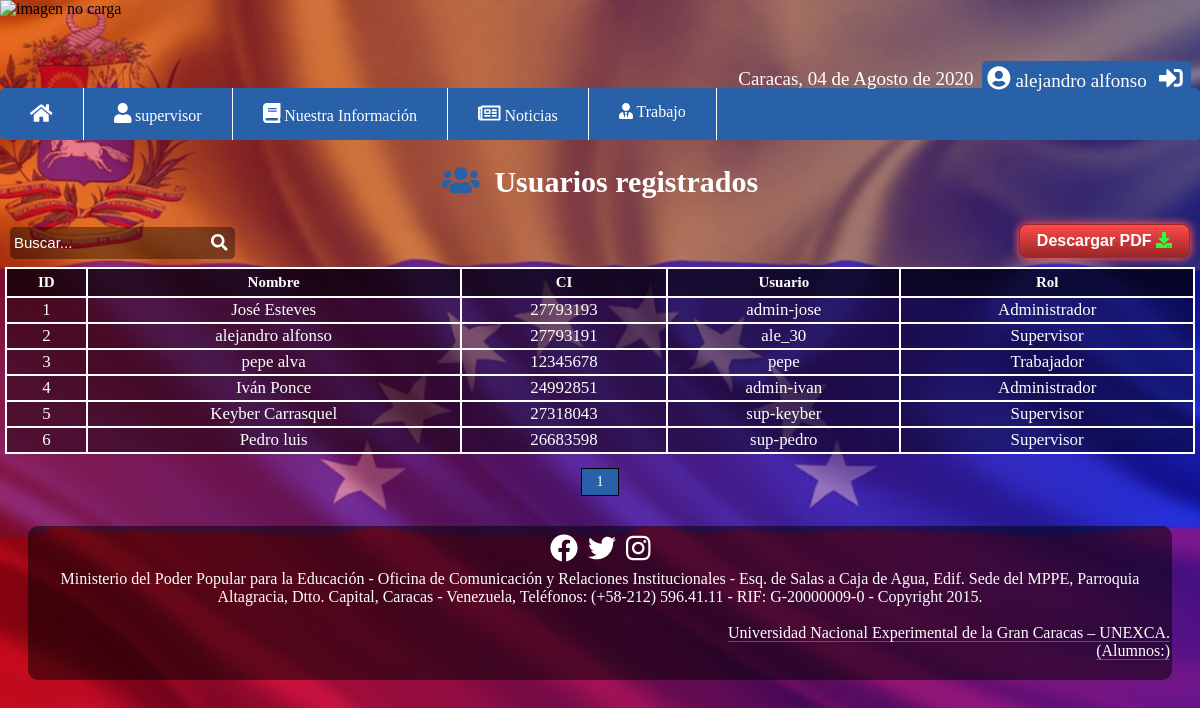
Screenshot of /pagina-principal/consultar_supervisor.php (signed in) with the database file from the repository.
### tables this page shows
CREATE TABLE `iniciopn` (
  `id_user` int(11) NOT NULL,
  `nombre_user` varchar(100) NOT NULL,
  `CI` int(9) NOT NULL,
  `nombre` varchar(30) NOT NULL,
  `clave` varchar(30) NOT NULL,
  `rol_id` int(2) NOT NULL
);

CREATE TABLE `rol` (
  `id` int(11) NOT NULL,
  `rol` varchar(50) NOT NULL
);

### pagina-principal/consultar_supervisor.php (the view, shortened to what this page needs)
<?php
include "../php/conexion-mysql/conexion.php";
?>
<!DOCTYPE html>
<html lang="es-ES">
<head>
    <?php include "../funciones/enlases.php";?>
</head>
<body>
    <img class="logo" src="../imagenes/logo.png" alt="imagen no carga" height="60px">
    <?php include "../funciones/barra_seccion.php";?>
    <?php include "../funciones/barra.php";?>
    <div class="con_edi_eli">
        <div class="titulo_cee">
            <h1><i class="fas fa-users colorp1 fa-1x"></i>&nbsp; Usuarios registrados</h1><br>
        </div>
        <form method="get" action="buscar_supervisor.php" class="for_busqueda borderPres">
            <fieldset>
                <input type="search" name="buscar" id="buscar" placeholder="Buscar...">
                <button type="submit" class="bot_buscar borderPres"><i class="fas fa-search tamaño_icon"></i></button>
            </fieldset>
        </form>
    <div class="conter_PDF">
        <a href="../pagina-principal/PDF.php" class="PDF borderPres">Descargar PDF <i class="fas fa-download CV"></i></a>
        </div>
        <table>
            <tr>
                <th>ID</th>
                <th>Nombre</th>
                <th>CI</th>
                <th>Usuario</th>
                <th>Rol</th>
            </tr>
            <?php
            $query_conteo = mysqli_query($conection,"SELECT COUNT(*) as conteo FROM iniciopn");
            $resultado_conteo=mysqli_fetch_array($query_conteo);
            $conteo = $resultado_conteo['conteo'];
            $por_pagina = 10;
            $enlace = 3;
            if(empty($_GET['pagina'])){
                $pagina = 1;
            }
            else {
                $pagina=$_GET['pagina'];
            }
            $desde = ($pagina - 1) * $por_pagina;
            $total_de_pagina = ceil($conteo / $por_pagina);
            $pmin = ($pagina>$enlace) ? ($pagina-$enlace) : 1;
            $pmax = ($pagina<($total_de_pagina - $enlace)) ? ($pagina+$enlace) : $total_de_pagina;
            $query= mysqli_query($conection, "SELECT n.id_user, n.nombre_user, n.CI, n.nombre, r.rol FROM iniciopn n INNER JOIN rol r ON n.rol_id = r.id LIMIT $desde,$por_pagina");
            $resultado = mysqli_num_rows($query);
            if($resultado>0){
                while($data=mysqli_fetch_array($query)){
                    ?>
                    <tr>
                        <td><?php echo $data['id_user']; ?></td>
                        <td><?php echo $data['nombre_user']; ?></td>
                        <td><?php echo $data['CI']; ?></td>
                        <td><?php echo $data['nombre']; ?></td>
                        <td><?php echo $data['rol']; ?></td>
                    </tr>
                    <?php
                }
            }
            ?>
        </table>
        <div class="pginador" id="pginador">
            <ul>
                <?php for($i=$pmin; $i<=$pmax; $i++){
                    if($i == $pagina){
                        echo'<li class="pagsele">'.$i.'</li>';
                    }else{
                        echo '<li><a href="?pagina='.$i.'">'.$i.'</a></li>';
                    }
                }
                ?>
            </ul>
        </div>
    </div>
</body>
<?php
include "../funciones/footer.php";
?>
</html>

### css/estilo.css (style rules this page uses)
:root { --color: #2961a9; --color_barra_sombreado: rgba(000, 000, 000, 0.4); --color_slider_caption: rgba(000, 000, 000, 0.7); --color_blanco: #fff; --color_negro: #000; }
body { margin: 0; min-height: 100vh; background-image: url(../imagenes/fondo.png); background-repeat: no-repeat; background-size: cover; background-position: center; box-sizing: border-box; font-size: 16px; }
.logo { width: 100%; margin: auto; margin-bottom: 0.938em; display: block; }
.con_edi_eli { margin-top: 0.3125em; margin: auto; padding: 0.3125em; color: var(--color_blanco); }
.con_edi_eli h1 { font-size: 1.875em; color: var(--color_blanco); }
.titulo_cee { display: -webkit-box; display: -ms-flexbox; display: flex; -webkit-box-pack: center; -ms-flex-pack: center; justify-content: center; -webkit-box-align: center; -ms-flex-align: center; align-items: center; text-align: center; margin: auto; }
.con_edi_eli table { border-collapse: collapse; font-size: 0.9375em; width: 100%; }
.con_edi_eli table th { text-align: center; padding: 0.3125rem; background: var(--color_slider_caption); border: 2px solid var(--color_blanco); color: var(--color_blanco); }
.con_edi_eli table td { padding: 0.125rem; border: 2px solid var(--color_blanco); border-top: 0; text-align: center; background: var(--color_barra_sombreado); font-size: 1.125em; }
.pginador ul { padding: 0.3125em; list-style: none; margin-top: 0.3125em; display: -webkit-box; display: -ms-flexbox; display: flex; background: none; -webkit-box-pack: center; -ms-flex-pack: center; justify-content: center; }
.pginador a, .pagsele { color: var(--color_blanco); border: 1px solid var(--color_negro); padding: 0.3125rem; display: inline-block; font-size: 0.875em; text-align: center; text-decoration: none; margin: 0.3125em 1px; width: 1.875em; background: var(--color_barra_sombreado); }
.pagsele { width: 1.875em; text-align: center; color: var(--color_blanco); background: var(--color); border: 1px solid var(--color_negro); }
.for_busqueda { padding: none; display: inline-block; }
.for_busqueda input { color: var(--color_blanco); width: 14.0625rem; height: 2.1875em; font-size: 0.9375em; padding: 0.25rem; border: 0; border-radius: 5px; display: inline-block; -webkit-box-pack: center; -ms-flex-pack: center; justify-content: center; -webkit-box-align: center; -ms-flex-align: center; align-items: center; background: var(--color_barra_sombreado); }
.for_busqueda button { display: inline-block; -webkit-box-pack: center; -ms-flex-pack: center; justify-content: center; -webkit-box-align: center; -ms-flex-align: center; align-items: center; color: var(--color_blanco); height: 2.375rem; width: 2.5rem; border: 0; margin-left: -2.5rem; cursor: pointer; background: rgba(000, 000, 000, 0); }
.for_busqueda fieldset { border: 0; padding: 0; margin: 0.3125rem; }
.conter_PDF { float: right; display: inline-block; }
.PDF { margin: 0.3125rem; display: inline-block; text-align: center; vertical-align: middle; padding: 0.4375rem 1.0625rem; border: 1px solid #a12727; border-radius: 8px; background: #ff4a4a; background: -webkit-gradient( linear, left top, left bottom, from(#ff4a4a), to(#992727) ); background: -o-linear-gradient(top, #ff4a4a, #992727); background: linear-gradient(to bottom, #ff4a4a, #992727); -webkit-box-shadow: #ff5959 0px 0px 9px 1px; box-shadow: #ff5959 0px 0px 9px 1px; font: normal normal bold 1em arial; color: var(--color_blanco); text-decoration: none; }
.tamaño_icon { font-size: 1.25em; }
.colorp1 { color: var(--color); }
.CV { color: #2dfb3c; }
::placeholder { color: var(--color_blanco); }
:placeholder { color: var(--color_blanco); }

### css/estilo-inisio.css (style rules this page uses)
body { margin: 0; min-height: 100vh; background-image: url(../imagenes/fondo.png); background-repeat: no-repeat; background-size: cover; background-position: center; }
.logo { width: 100%; margin: auto; margin-bottom: 10px; display: block; }

### rows the page displays
iniciopn: id_user "1", nombre_user "José Esteves", CI "27793193", nombre "admin-jose", rol.rol "Administrador"
iniciopn: id_user "2", nombre_user "alejandro alfonso", CI "27793191", nombre "ale_30", rol.rol "Supervisor"
iniciopn: id_user "3", nombre_user "pepe alva", CI "12345678", nombre "pepe", rol.rol "Trabajador"
iniciopn: id_user "4", nombre_user "Iván Ponce", CI "24992851", nombre "admin-ivan", rol.rol "Administrador"
iniciopn: id_user "5", nombre_user "Keyber Carrasquel", CI "27318043", nombre "sup-keyber", rol.rol "Supervisor"
iniciopn: id_user "6", nombre_user "Pedro luis", CI "26683598", nombre "sup-pedro", rol.rol "Supervisor"

### other values shown
fechaC() "04 de Agosto de 2020"
$_SESSION['nombre_user'] "alejandro alfonso"
